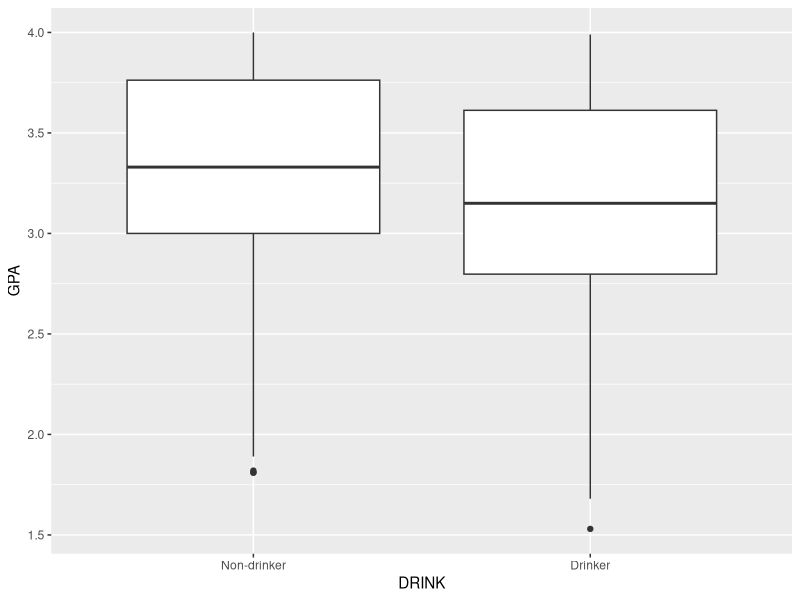
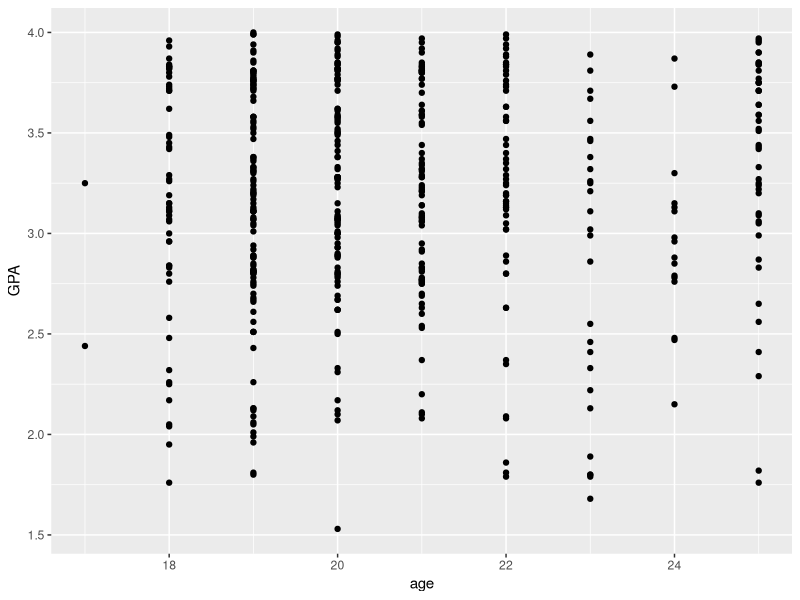
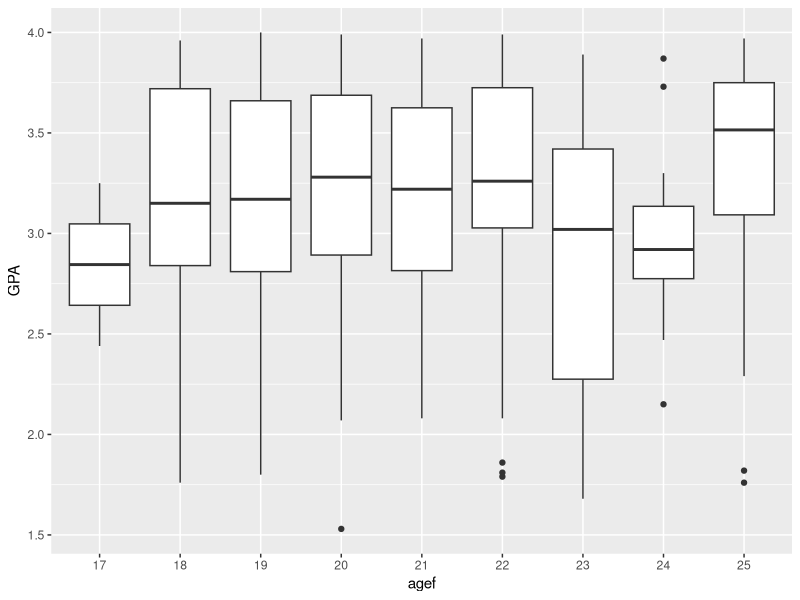
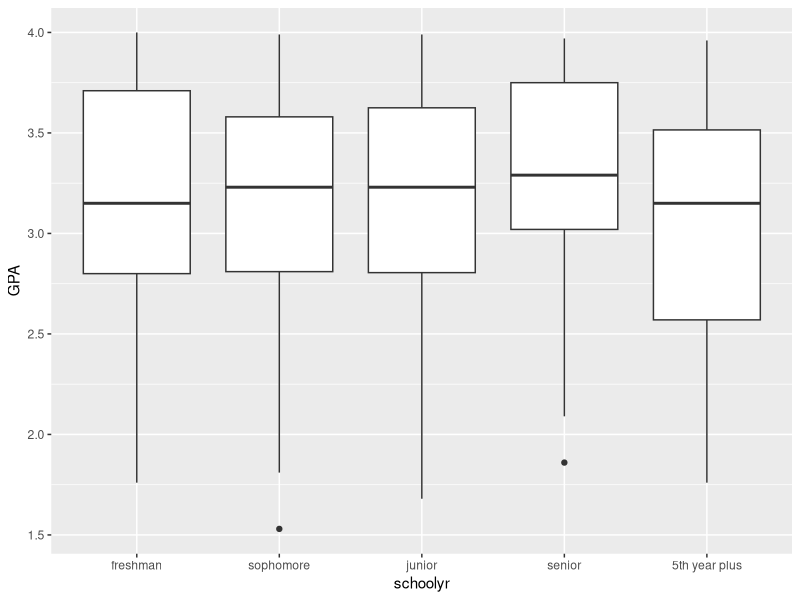
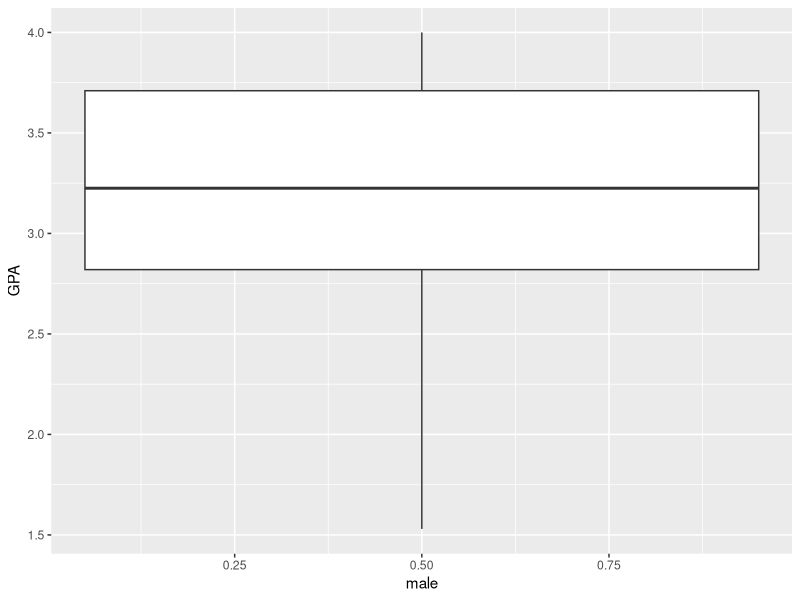
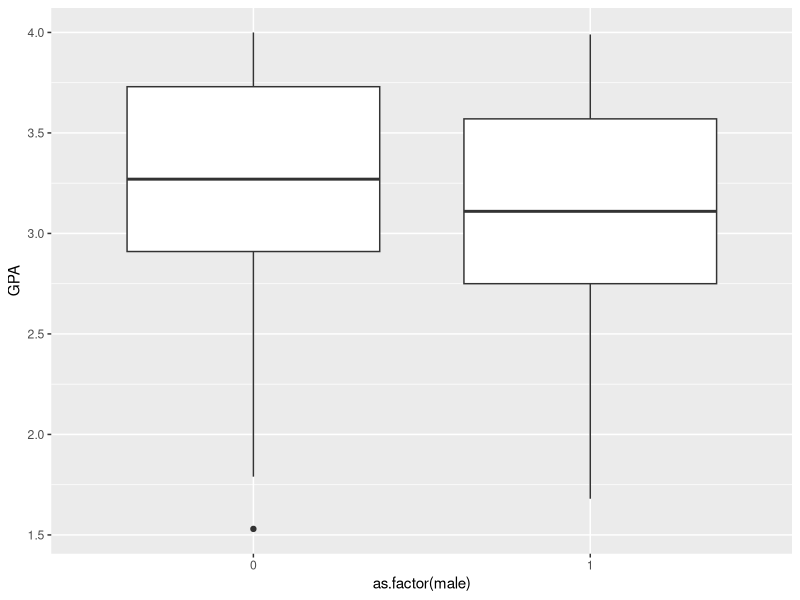

Reproduce these figures in R, in order.
# Homework 3 part B
### Exercise 1

# don't forget to set the working directory to where you have these data stored

library(tidyverse)
setwd("~/SpatialAnalysis/01-2022_PHStatsII/Assignments/A3/A3ptB")

casData <- read.csv("casData.csv")
head(casData)

# Part A:  GPA by drinking
  class(casData$DRINK)
  table(casData$DRINK)
  
  # make DRINK a factor with labels (helpful for visual displays, cuts down on code needed to label groups)
  casData <- casData %>%
    mutate(DRINK = factor(DRINK, levels = c(0, 1), labels = c("Non-drinker", "Drinker")))

  # no frills boxplot of GPA by drinking
  ggplot(casData, aes(x = DRINK, y = GPA)) +
    geom_boxplot()

  # Simple linear regression of GPA on drinking
  model1 <- lm(GPA ~ DRINK, data = casData)
  summary(model1)

  model1$coefficients[2]
  confint(model1)[2,]

#  Part B:GPA by age
  
   # no frills scatterplot of GPA by age
    ggplot(casData, aes(x = age, y = GPA)) +
    geom_point()
  
    # since age is discrete, may a boxplot is more helpful?
    casData <- casData %>%
      mutate(agef = factor(age))
    
    ggplot(casData, aes(x = agef, y = GPA)) +
      geom_boxplot()

    # model that assumes linaerity of mean GPA with age
    model2 <- lm(GPA ~ DRINK + age, data = casData)
    summary(model2)

    # The estimated mean GPA for 20-year-old students who drink
    model2$coefficients[1] + model2$coefficients[2]*1 + model2$coefficients[3]*20
    
    # The estimated mean GPA for 20-year-old students who don't drink
    model2$coefficients[1] + model2$coefficients[2]*0 + model2$coefficients[3]*20

    # The estimated mean difference in GPA for students who drink, compared to students of the same age who do not

    model2$coefficients[2]
    confint(model2)[2,]

# Part C: GPA and drinking, adjusting for year in school

    #  created factor version of year in school
    casData <- casData %>%
      mutate(schoolyr = factor(schoolyr, 
                               labels = c("freshman", "sophomore", "junior", "senior", "5th year plus")))
    
    # no frills boxplot of GPA by year in school
    ggplot(casData, aes(x = schoolyr, y = GPA)) +
      geom_boxplot()
    
    # table of drinking status by year in school
    casData %>% count(schoolyr, DRINK) %>%
      group_by(schoolyr) %>%
      mutate(prop = n / sum(n)) %>%
      select(-n) %>%
      spread(DRINK, prop)
    
    # multiple regression of GPA on drinking and school year
    model3 <- lm(GPA ~ DRINK + as.factor(schoolyr), data = casData)
    summary(model3)

    # The estimated mean GPA for freshman students who drink
    model3$coefficients[1] + model3$coefficients[2]*1
    
    # The estimated mean GPA for senio students who drink
    model3$coefficients[1] + model3$coefficients[2]*1 + model3$coefficients[5]*1

    # The estimated mean difference in GPA for students who drink, compared to students of the same school year who do not
    model3$coefficients[2]
    confint(model3)[2,]

# Part D: GPA and sex, adjusting for drinking


    # no frills boxplot of GPA by sex
    ggplot(casData, aes(x = male, y = GPA))+
      geom_boxplot()
    
    # Why the warning message?
    # explicitly express male as a factor variable
    # Could you also give nicer labels?
    ggplot(casData, aes(x = as.factor(male), y = GPA))+
      geom_boxplot()
    
    # table of drinking status by sex
    casData %>% count(male,DRINK) %>%
      group_by(male) %>%
      mutate(prop = n / sum(n)) %>%
      select(-n) %>%
      spread(male, prop)
    
    # regression results: you'll need to figure out which code answers which items
      model4 <- lm(GPA ~ DRINK + male, data=casData)
      summary(model4)
      
      model4$coefficients[2]
      confint(model4)[2,]
      
      model4$coefficients[3]
      confint(model4)[3,]

### Exercise 2

      nmesData <- read.csv("nmesData.csv")
      head(nmesData)

      # Part A: High Medical Expenditures and Smoking History
      
      # table of high expenditures indicator by smoking status
      nmesData %>% count(eversmk, highexp) %>%
        group_by(eversmk) %>%
        mutate(prop = n / sum(n)) %>%
        select(-n) %>%
        spread(eversmk, prop)

        # logistic regression relating high med expenditures to smoking history
        model5 <- glm(highexp ~ eversmk, family=binomial(link=logit), data=nmesData)
        summary(model5)

        # estimate prob/proportion of high med exp among non-smokers (how does this compare to the result from your 2X2 talve)
        exp(model5$coefficients[1])/(1+exp(model5$coefficients[1]))
    
        # estimate prob/proportion of high med exp among smokers (how does this compare to the result from your 2X2 table)
          exp(model5$coefficients[1] + model5$coefficients[2]*1)/(1+exp(model5$coefficients[1]+ model5$coefficients[2]*1))
          
        # odds ratio and 95% CI of high med exp for smokers compared to non-smokers

          exp(model5$coefficients)[2]
          exp(confint(model5))[2,]

        # Part B: high medical expenditures and smoking history taking into account (adjusting for) age
                    
          model6 <- glm(highexp ~ eversmk + age, family=binomial(link=logit), data=nmesData)
          summary(model6)

        # The estimated probability of a high expenditure for a 50-year-old smoker
          exp(model6$coefficients[1] + model6$coefficients[2]*1 + model6$coefficients[3]*50)/(1+exp(model6$coefficients[1] + model6$coefficients[2]*1 + model6$coefficients[3]*50))

        #  The estimated probability of a high expenditure for a 60-year-old non-smoker
          exp(model6$coefficients[1] + model6$coefficients[2]*0 + model6$coefficients[3]*60)/(1+exp(model6$coefficients[1] + model6$coefficients[2]*0 + model6$coefficients[3]*60))

        # The estimated odds ratio of a high expenditure, comparing smokers to nonsmokers of the same age  (and 95% CI)
          exp(model6$coefficients[2])
          exp(confint(model6)[2,])

        # The estimated odds ratio (and 95% CI)  of a high expenditure for two groups of the same smoking status but whose age differs by 10 years
          
        exp(10*model6$coefficients[3])
        exp(10*confint(model6)[3,])

